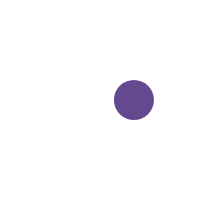
Frame 1 (no input)
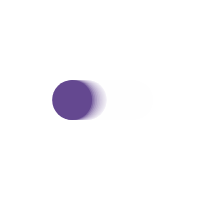
Frame 60 (no input)
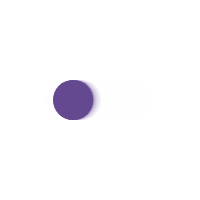
Frame 120 (the mouse pressed at the canvas centre since frame 60)

The p5.js sketch that drew these frames (run headless with seeded random() and noise() and a simulated clock; from frame 60 on, the mouse is pressed at the canvas centre):

// p5.js sketch
// ── sketch.js
var t = 0
function setup() {
  createCanvas(200, 200)
}

function draw() {
  background(255, 50)
  fill(100, 72, 144)
  noStroke()
  
  var n = noise(t)
  var x = map(n, 0, 1, 0, width)
  ellipse(x, 100, 40, 40);
  
  t+=0.01
  
}
